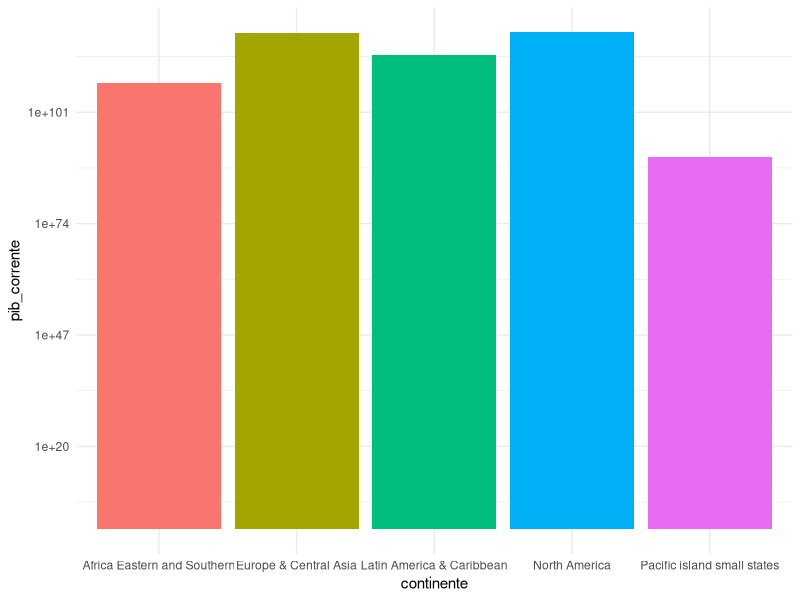

Generate this figure with R:
library(ggplot2)
library(dplyr)

df <- read.csv("data/world_data.csv", sep=",")

df <- df %>% filter(continente %in% c('Europe & Central Asia', 'Africa Eastern and Southern', 'Latin America & Caribbean', 'North America', 'Pacific island small states'))

df %>% ggplot(aes(x = continente, y = pib_corrente, fill = continente)) +
  geom_bar(stat = "identity") +
  scale_y_log10() +
  theme_minimal() +
  theme(legend.position = "none")
